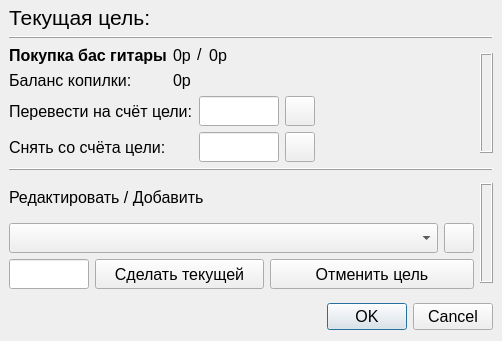
<?xml version="1.0" encoding="UTF-8"?>
<ui version="4.0">
 <class>Goals</class>
 <widget class="QDialog" name="Goals">
  <property name="geometry">
   <rect>
    <x>0</x>
    <y>0</y>
    <width>502</width>
    <height>341</height>
   </rect>
  </property>
  <property name="minimumSize">
   <size>
    <width>502</width>
    <height>341</height>
   </size>
  </property>
  <property name="maximumSize">
   <size>
    <width>502</width>
    <height>341</height>
   </size>
  </property>
  <property name="windowTitle">
   <string>Dialog</string>
  </property>
  <layout class="QGridLayout" name="gridLayout">
   <property name="leftMargin">
    <number>9</number>
   </property>
   <property name="topMargin">
    <number>5</number>
   </property>
   <property name="rightMargin">
    <number>9</number>
   </property>
   <item row="0" column="0">
    <layout class="QHBoxLayout" name="horizontalLayout">
     <item>
      <layout class="QGridLayout" name="widMainGrid">
       <item row="5" column="1" rowspan="2">
        <widget class="QLabel" name="lblAddEditImage">
         <property name="maximumSize">
          <size>
           <width>100</width>
           <height>100</height>
          </size>
         </property>
         <property name="font">
          <font>
           <pointsize>12</pointsize>
          </font>
         </property>
         <property name="frameShape">
          <enum>QFrame::Box</enum>
         </property>
         <property name="frameShadow">
          <enum>QFrame::Raised</enum>
         </property>
         <property name="text">
          <string/>
         </property>
         <property name="pixmap">
          <pixmap resource="resources.qrc">:/images/image_black_24dp.svg</pixmap>
         </property>
         <property name="scaledContents">
          <bool>false</bool>
         </property>
         <property name="alignment">
          <set>Qt::AlignCenter</set>
         </property>
        </widget>
       </item>
       <item row="2" column="0">
        <layout class="QGridLayout" name="widCurrentGoalData">
         <property name="topMargin">
          <number>0</number>
         </property>
         <item row="0" column="3">
          <widget class="QLabel" name="lblGoalPriceDivider">
           <property name="sizePolicy">
            <sizepolicy hsizetype="Maximum" vsizetype="Maximum">
             <horstretch>0</horstretch>
             <verstretch>0</verstretch>
            </sizepolicy>
           </property>
           <property name="font">
            <font>
             <pointsize>12</pointsize>
            </font>
           </property>
           <property name="text">
            <string>/</string>
           </property>
          </widget>
         </item>
         <item row="0" column="4">
          <widget class="QLabel" name="lblCurrentGoalPrice">
           <property name="sizePolicy">
            <sizepolicy hsizetype="Maximum" vsizetype="Preferred">
             <horstretch>0</horstretch>
             <verstretch>0</verstretch>
            </sizepolicy>
           </property>
           <property name="font">
            <font>
             <pointsize>12</pointsize>
            </font>
           </property>
           <property name="text">
            <string>0р</string>
           </property>
           <property name="alignment">
            <set>Qt::AlignRight|Qt::AlignTrailing|Qt::AlignVCenter</set>
           </property>
          </widget>
         </item>
         <item row="0" column="2">
          <widget class="QLabel" name="lblCurrentGoalMoneySpent">
           <property name="sizePolicy">
            <sizepolicy hsizetype="Maximum" vsizetype="Preferred">
             <horstretch>0</horstretch>
             <verstretch>0</verstretch>
            </sizepolicy>
           </property>
           <property name="font">
            <font>
             <pointsize>12</pointsize>
            </font>
           </property>
           <property name="text">
            <string>0р</string>
           </property>
          </widget>
         </item>
         <item row="0" column="5">
          <spacer name="horizontalSpacer_2">
           <property name="orientation">
            <enum>Qt::Horizontal</enum>
           </property>
           <property name="sizeHint" stdset="0">
            <size>
             <width>40</width>
             <height>20</height>
            </size>
           </property>
          </spacer>
         </item>
         <item row="1" column="0">
          <widget class="QLabel" name="lblBankBalanceText">
           <property name="sizePolicy">
            <sizepolicy hsizetype="Maximum" vsizetype="Preferred">
             <horstretch>0</horstretch>
             <verstretch>0</verstretch>
            </sizepolicy>
           </property>
           <property name="font">
            <font>
             <pointsize>12</pointsize>
            </font>
           </property>
           <property name="text">
            <string>Баланс копилки:</string>
           </property>
          </widget>
         </item>
         <item row="0" column="0">
          <widget class="QLabel" name="lblCurrentGoalNameText">
           <property name="sizePolicy">
            <sizepolicy hsizetype="Maximum" vsizetype="Preferred">
             <horstretch>0</horstretch>
             <verstretch>0</verstretch>
            </sizepolicy>
           </property>
           <property name="font">
            <font>
             <pointsize>12</pointsize>
             <weight>75</weight>
             <bold>true</bold>
            </font>
           </property>
           <property name="text">
            <string>Покупка бас гитары</string>
           </property>
          </widget>
         </item>
         <item row="0" column="6">
          <spacer name="horizontalSpacer_3">
           <property name="orientation">
            <enum>Qt::Horizontal</enum>
           </property>
           <property name="sizeHint" stdset="0">
            <size>
             <width>40</width>
             <height>20</height>
            </size>
           </property>
          </spacer>
         </item>
         <item row="1" column="2" colspan="4">
          <widget class="QLabel" name="lblBankBalance">
           <property name="sizePolicy">
            <sizepolicy hsizetype="Minimum" vsizetype="Preferred">
             <horstretch>0</horstretch>
             <verstretch>0</verstretch>
            </sizepolicy>
           </property>
           <property name="font">
            <font>
             <pointsize>12</pointsize>
            </font>
           </property>
           <property name="text">
            <string>0р</string>
           </property>
          </widget>
         </item>
        </layout>
       </item>
       <item row="0" column="0">
        <widget class="QLabel" name="lblCurrentGoalText">
         <property name="sizePolicy">
          <sizepolicy hsizetype="Preferred" vsizetype="Maximum">
           <horstretch>0</horstretch>
           <verstretch>0</verstretch>
          </sizepolicy>
         </property>
         <property name="font">
          <font>
           <pointsize>16</pointsize>
          </font>
         </property>
         <property name="text">
          <string>Текущая цель:</string>
         </property>
        </widget>
       </item>
       <item row="3" column="0">
        <layout class="QGridLayout" name="widFundManagement">
         <property name="topMargin">
          <number>0</number>
         </property>
         <item row="0" column="1">
          <widget class="QLineEdit" name="lnEditTransfer">
           <property name="sizePolicy">
            <sizepolicy hsizetype="Preferred" vsizetype="Fixed">
             <horstretch>0</horstretch>
             <verstretch>0</verstretch>
            </sizepolicy>
           </property>
           <property name="minimumSize">
            <size>
             <width>0</width>
             <height>30</height>
            </size>
           </property>
           <property name="maximumSize">
            <size>
             <width>80</width>
             <height>16777215</height>
            </size>
           </property>
           <property name="font">
            <font>
             <pointsize>12</pointsize>
            </font>
           </property>
          </widget>
         </item>
         <item row="2" column="0">
          <widget class="QLabel" name="lblWithdrawText">
           <property name="sizePolicy">
            <sizepolicy hsizetype="Maximum" vsizetype="Preferred">
             <horstretch>0</horstretch>
             <verstretch>0</verstretch>
            </sizepolicy>
           </property>
           <property name="minimumSize">
            <size>
             <width>0</width>
             <height>30</height>
            </size>
           </property>
           <property name="font">
            <font>
             <pointsize>12</pointsize>
            </font>
           </property>
           <property name="text">
            <string>Снять со счёта цели:</string>
           </property>
          </widget>
         </item>
         <item row="2" column="1">
          <widget class="QLineEdit" name="lnEditWithdraw">
           <property name="sizePolicy">
            <sizepolicy hsizetype="Preferred" vsizetype="Maximum">
             <horstretch>0</horstretch>
             <verstretch>0</verstretch>
            </sizepolicy>
           </property>
           <property name="minimumSize">
            <size>
             <width>0</width>
             <height>30</height>
            </size>
           </property>
           <property name="maximumSize">
            <size>
             <width>80</width>
             <height>16777215</height>
            </size>
           </property>
           <property name="font">
            <font>
             <pointsize>12</pointsize>
            </font>
           </property>
          </widget>
         </item>
         <item row="0" column="0">
          <widget class="QLabel" name="lblTransferText">
           <property name="sizePolicy">
            <sizepolicy hsizetype="Maximum" vsizetype="Preferred">
             <horstretch>0</horstretch>
             <verstretch>0</verstretch>
            </sizepolicy>
           </property>
           <property name="minimumSize">
            <size>
             <width>0</width>
             <height>30</height>
            </size>
           </property>
           <property name="font">
            <font>
             <pointsize>12</pointsize>
            </font>
           </property>
           <property name="text">
            <string>Перевести на счёт цели:</string>
           </property>
          </widget>
         </item>
         <item row="0" column="2">
          <widget class="QPushButton" name="btnTransferAccept">
           <property name="sizePolicy">
            <sizepolicy hsizetype="Preferred" vsizetype="Preferred">
             <horstretch>0</horstretch>
             <verstretch>0</verstretch>
            </sizepolicy>
           </property>
           <property name="minimumSize">
            <size>
             <width>0</width>
             <height>30</height>
            </size>
           </property>
           <property name="maximumSize">
            <size>
             <width>30</width>
             <height>30</height>
            </size>
           </property>
           <property name="font">
            <font>
             <pointsize>12</pointsize>
            </font>
           </property>
           <property name="text">
            <string/>
           </property>
           <property name="icon">
            <iconset resource="resources.qrc">
             <normaloff>:/images/done_black_24dp.svg</normaloff>:/images/done_black_24dp.svg</iconset>
           </property>
           <property name="iconSize">
            <size>
             <width>24</width>
             <height>24</height>
            </size>
           </property>
          </widget>
         </item>
         <item row="2" column="2">
          <widget class="QPushButton" name="btnWithdrawAccept">
           <property name="sizePolicy">
            <sizepolicy hsizetype="Preferred" vsizetype="Preferred">
             <horstretch>0</horstretch>
             <verstretch>0</verstretch>
            </sizepolicy>
           </property>
           <property name="minimumSize">
            <size>
             <width>0</width>
             <height>30</height>
            </size>
           </property>
           <property name="maximumSize">
            <size>
             <width>30</width>
             <height>30</height>
            </size>
           </property>
           <property name="font">
            <font>
             <pointsize>12</pointsize>
            </font>
           </property>
           <property name="text">
            <string/>
           </property>
           <property name="icon">
            <iconset resource="resources.qrc">
             <normaloff>:/images/done_black_24dp.svg</normaloff>:/images/done_black_24dp.svg</iconset>
           </property>
           <property name="iconSize">
            <size>
             <width>24</width>
             <height>24</height>
            </size>
           </property>
          </widget>
         </item>
         <item row="0" column="3">
          <spacer name="horizontalSpacer">
           <property name="orientation">
            <enum>Qt::Horizontal</enum>
           </property>
           <property name="sizeHint" stdset="0">
            <size>
             <width>40</width>
             <height>20</height>
            </size>
           </property>
          </spacer>
         </item>
        </layout>
       </item>
       <item row="5" column="0">
        <widget class="QLabel" name="lblAddEditText">
         <property name="font">
          <font>
           <pointsize>12</pointsize>
          </font>
         </property>
         <property name="text">
          <string>Редактировать / Добавить</string>
         </property>
        </widget>
       </item>
       <item row="6" column="0">
        <layout class="QGridLayout" name="widAddEdit">
         <item row="0" column="0" colspan="3">
          <widget class="QComboBox" name="cmbAddIncomesexpences">
           <property name="minimumSize">
            <size>
             <width>0</width>
             <height>30</height>
            </size>
           </property>
           <property name="font">
            <font>
             <pointsize>12</pointsize>
            </font>
           </property>
          </widget>
         </item>
         <item row="0" column="3">
          <widget class="QPushButton" name="btnDeleteGoal">
           <property name="minimumSize">
            <size>
             <width>0</width>
             <height>30</height>
            </size>
           </property>
           <property name="maximumSize">
            <size>
             <width>30</width>
             <height>30</height>
            </size>
           </property>
           <property name="font">
            <font>
             <pointsize>12</pointsize>
            </font>
           </property>
           <property name="text">
            <string/>
           </property>
           <property name="icon">
            <iconset resource="resources.qrc">
             <normaloff>:/images/delete_black_24dp.svg</normaloff>:/images/delete_black_24dp.svg</iconset>
           </property>
           <property name="iconSize">
            <size>
             <width>24</width>
             <height>24</height>
            </size>
           </property>
          </widget>
         </item>
         <item row="2" column="0">
          <widget class="QLineEdit" name="lnEditAddEdit">
           <property name="sizePolicy">
            <sizepolicy hsizetype="Preferred" vsizetype="Fixed">
             <horstretch>0</horstretch>
             <verstretch>0</verstretch>
            </sizepolicy>
           </property>
           <property name="minimumSize">
            <size>
             <width>0</width>
             <height>30</height>
            </size>
           </property>
           <property name="maximumSize">
            <size>
             <width>80</width>
             <height>30</height>
            </size>
           </property>
           <property name="font">
            <font>
             <pointsize>12</pointsize>
            </font>
           </property>
          </widget>
         </item>
         <item row="2" column="1">
          <widget class="QPushButton" name="btnMakeCurrent">
           <property name="minimumSize">
            <size>
             <width>0</width>
             <height>30</height>
            </size>
           </property>
           <property name="maximumSize">
            <size>
             <width>16777215</width>
             <height>30</height>
            </size>
           </property>
           <property name="font">
            <font>
             <pointsize>12</pointsize>
            </font>
           </property>
           <property name="text">
            <string>Сделать текущей</string>
           </property>
          </widget>
         </item>
         <item row="2" column="2" colspan="2">
          <widget class="QPushButton" name="btnDiscardGoal">
           <property name="maximumSize">
            <size>
             <width>16777215</width>
             <height>30</height>
            </size>
           </property>
           <property name="font">
            <font>
             <pointsize>12</pointsize>
            </font>
           </property>
           <property name="text">
            <string>Отменить цель</string>
           </property>
           <property name="iconSize">
            <size>
             <width>24</width>
             <height>24</height>
            </size>
           </property>
          </widget>
         </item>
        </layout>
       </item>
       <item row="4" column="0" colspan="2">
        <widget class="Line" name="line">
         <property name="frameShadow">
          <enum>QFrame::Raised</enum>
         </property>
         <property name="orientation">
          <enum>Qt::Horizontal</enum>
         </property>
        </widget>
       </item>
       <item row="2" column="1" rowspan="2">
        <widget class="QLabel" name="lblCurrentGoalImage">
         <property name="maximumSize">
          <size>
           <width>100</width>
           <height>100</height>
          </size>
         </property>
         <property name="font">
          <font>
           <pointsize>12</pointsize>
          </font>
         </property>
         <property name="frameShape">
          <enum>QFrame::Box</enum>
         </property>
         <property name="frameShadow">
          <enum>QFrame::Raised</enum>
         </property>
         <property name="text">
          <string/>
         </property>
         <property name="pixmap">
          <pixmap resource="resources.qrc">:/images/image_black_24dp.svg</pixmap>
         </property>
         <property name="scaledContents">
          <bool>false</bool>
         </property>
         <property name="alignment">
          <set>Qt::AlignCenter</set>
         </property>
        </widget>
       </item>
       <item row="1" column="0" colspan="2">
        <widget class="Line" name="line_2">
         <property name="frameShadow">
          <enum>QFrame::Raised</enum>
         </property>
         <property name="orientation">
          <enum>Qt::Horizontal</enum>
         </property>
        </widget>
       </item>
      </layout>
     </item>
    </layout>
   </item>
   <item row="1" column="0">
    <spacer name="verticalSpacer">
     <property name="orientation">
      <enum>Qt::Vertical</enum>
     </property>
     <property name="sizeType">
      <enum>QSizePolicy::Fixed</enum>
     </property>
     <property name="sizeHint" stdset="0">
      <size>
       <width>10</width>
       <height>8</height>
      </size>
     </property>
    </spacer>
   </item>
   <item row="2" column="0">
    <widget class="QDialogButtonBox" name="buttonBox">
     <property name="font">
      <font>
       <pointsize>12</pointsize>
      </font>
     </property>
     <property name="orientation">
      <enum>Qt::Horizontal</enum>
     </property>
     <property name="standardButtons">
      <set>QDialogButtonBox::Cancel|QDialogButtonBox::Ok</set>
     </property>
    </widget>
   </item>
  </layout>
 </widget>
 <resources>
  <include location="resources.qrc"/>
 </resources>
 <connections>
  <connection>
   <sender>buttonBox</sender>
   <signal>accepted()</signal>
   <receiver>Goals</receiver>
   <slot>accept()</slot>
   <hints>
    <hint type="sourcelabel">
     <x>248</x>
     <y>254</y>
    </hint>
    <hint type="destinationlabel">
     <x>157</x>
     <y>274</y>
    </hint>
   </hints>
  </connection>
  <connection>
   <sender>buttonBox</sender>
   <signal>rejected()</signal>
   <receiver>Goals</receiver>
   <slot>reject()</slot>
   <hints>
    <hint type="sourcelabel">
     <x>316</x>
     <y>260</y>
    </hint>
    <hint type="destinationlabel">
     <x>286</x>
     <y>274</y>
    </hint>
   </hints>
  </connection>
 </connections>
</ui>
